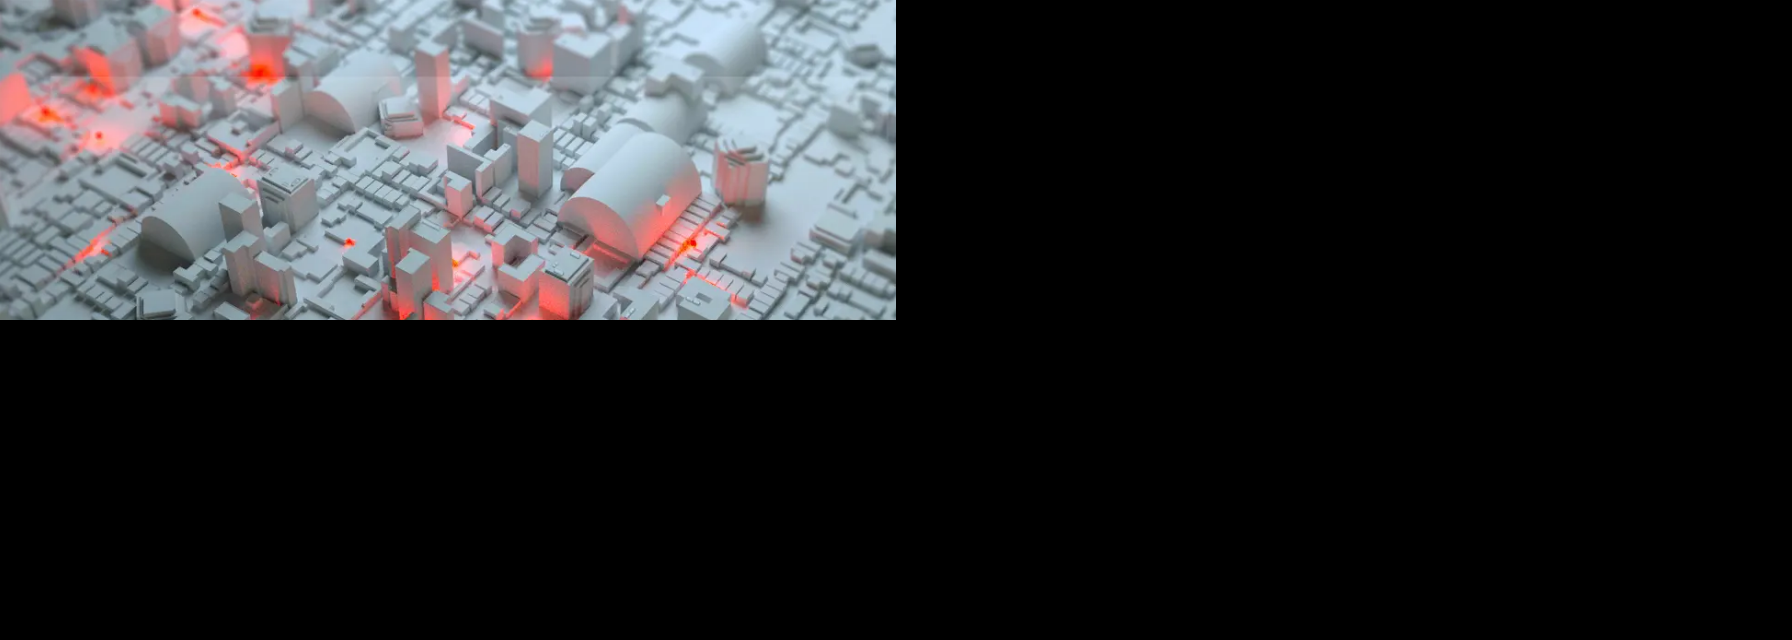

The image is a tile-based game level rendered from a .tmx file. Its description and source (layers, tilesets, objects; grid data summarised) follow:
An orthogonal 28x10 tile map with 64x64 px tiles, 1 tile layer (ChooseNmap), 2 tilesets and 4 objects (Nmap1, Nmap2, Nmap3, Nmap4).

<map version="1.10" tiledversion="1.10.2" orientation="orthogonal" renderorder="right-down" width="28" height="10" tilewidth="64" tileheight="64" infinite="0" nextlayerid="3" nextobjectid="5">
 <tileset firstgid="1" name="Normapchoose1" tilewidth="64" tileheight="64" tilecount="50" columns="10">
  <image source="Pictures/Normapchoose1.png" width="640" height="360" />
 </tileset>
 <tileset firstgid="51" name="Normapchoose2" tilewidth="64" tileheight="64" tilecount="20" columns="4">
  <image source="Pictures/Normapchoose2.png" width="290" height="360" />
 </tileset>
 <layer id="1" name="ChooseNmap" width="28" height="10">
  <data>[280 cells, 70 non-empty, 70 distinct tile ids]</data>
 </layer>
 <objectgroup id="2" name="Nmaps">
  <object id="1" name="Nmap1" x="218" y="200.667" />
  <object id="2" name="Nmap2" x="497.333" y="428" />
  <object id="3" name="Nmap3" x="793.333" y="193.333" width="6.66667" height="5.33333" />
  <object id="4" name="Nmap4" x="1043.33" y="310.667" />
 </objectgroup>
</map>